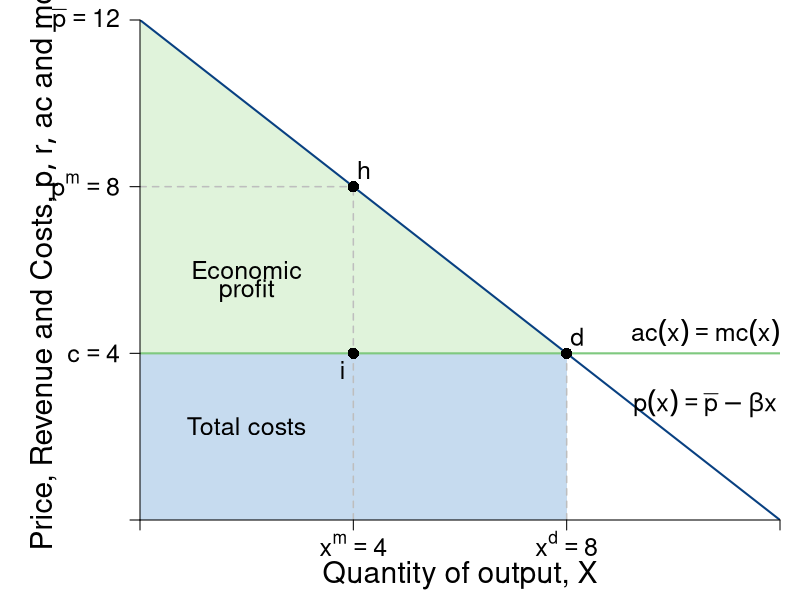

Write the R code that produced this figure.
#Graph Designer: Simon Halliday
#Authors: Bowles, Foley and Halliday
#Title: Coordination, Conflict and Competition: A Text in Microeconomics

require(shape)
pdf(file = "competitionmarkets/monopolist_discriminating.pdf", width = 9, height = 7)

#Set parameters for graphics
pointsize <- 1.8
axislabelsize <- 1.8
labelsize <- 1.5
namesize <- 1.8
annotatesize <- 1.5
graphlinewidth <- 2
segmentlinewidth <- 1.5

COL <- c("#7fc97f", "#beaed4", "#fdc086", "#ffff99", "#386cb0", "#f0027f", "#bf5b17", "#666666")
COLA <- c("#e0f3db", "#99d8c9","#66c2a4","#41ae76", "#238b45", "#005824")
COLB <- c("#c6dbef", "#4eb3d3", "#2b8cbe", "#0868ac","#084081")

#Edited the margins to cater for the larger LHS labels
par(mar =  c(4, 7, 1, 1))

AvgRevenue <- function(x, rmax = 12, xmax = 12){
  rmax - (rmax/xmax)*x
}

MRevenue <- function(x, rmax = 12, xmax = 12){
  rmax - 2*(rmax/xmax)*x
}

AvgCost <- function(x, c0 = 2, c1 = 4){
  c0/x + c1
}

xlims <- c(0, 12)
ylims <- c(0, 12)

npts <- 501 
x <- seq(xlims[1], xlims[2], length.out = npts)
y <- seq(ylims[1], ylims[2], length.out = npts) 
a <- c(13, 16.75, 19.25)

plot(0, 0, xlim = xlims, ylim = ylims, type = "n",
     xlab = expression(paste("")),
     ylab = expression(paste("")), 
     xaxt = "n", 
     yaxt = "n", 
     cex.lab = axislabelsize, 
     bty = "n",
     xaxs="i", 
     yaxs="i")

# ticksy <- seq(from = ylims[1], to = ylims[2], by = 1)
# ylabels <- seq(from = ylims[1], to = ylims[2], by = 1)
# ticksx <- seq(from = xlims[1], to = xlims[2], by = 1)
# xlabels <- seq(from = xlims[1], to = xlims[2], by = 1)
ticksy <- c(0, 4, AvgRevenue(x = 4), ylims[2])
ylabels <- c(NA, expression(paste(c == 4)), expression(paste(p^{m} == 8)), expression(paste(bar(p) == 12)))
ticksx <- c(0, 4, 8, xlims[2])
xlabels <- c(NA, expression(paste(x^{m} == 4)), expression(paste(x^{d} == 8)), NA)

npts <- 500 
xx1 <- seq(xlims[1], xlims[2], length.out = npts)
xx3 <- seq(2, 6, length.out = npts)

#Draw the polygon for profit
xpoly1 <- c(0, 8, 0, 0)
ypoly1 <- c(4, 4, 12, 4)
polygon(x = xpoly1, y = ypoly1, col=COLA[1], density=NULL, border = NA)

#Draw the polygon for costs
xpoly2 <- c(0, 8, 8, 0, 0)
ypoly2 <- c(0, 0, 4, 4, 0)
polygon(x = xpoly2, y = ypoly2, col=COLB[1], density=NULL, border = NA)

#lines(xx1, bcA(xx1, w = 10, p = 1.5), col = COLB[3], lwd = graphlinewidth)
lines(xx1, AvgRevenue(xx1, rmax = 12, xmax = 12), col = COLB[5], lwd = graphlinewidth)
#lines(xx1, MRevenue(xx1, rmax = 12, xmax = 12), col = COLB[4], lwd = graphlinewidth)
#lines(xx1, AvgCost(xx1, c0 = 2, c1 = 4), col = COLA[5], lwd = graphlinewidth)

#Label the axes
mtext(expression(paste("Quantity of output, ", X)), side=1, line = 2.7, cex = axislabelsize)
text(-1.8, 0.5*ylims[2], expression(paste("Price, Revenue and Costs, ", list(p, r, ac), " and ", mc)), xpd = TRUE, cex = axislabelsize, srt = 90) 

#Label curves
text(10.6, 4.5, expression(paste(ac(x) == mc(x))), cex = labelsize)
text(10.6, 2.8, expression(paste(p(x) == bar(p) - beta*x)), cex = labelsize)

#Labels cost and profit areas
text(2, 0.5*AvgCost(x = 4), expression("Total costs"), cex = labelsize)
text(2, 6, expression("Economic"), cex = labelsize)
text(2, 5.5, expression("profit"), cex = labelsize)

#Draw segments for total costs
segments(0, AvgRevenue(x = 4), 4, AvgRevenue(x = 4), lty = 2, col = "gray" , lwd = segmentlinewidth)
segments(4, 0, 4, AvgRevenue(x = 4), lty = 2, col = "gray" , lwd = segmentlinewidth)
segments(0, 4, xlims[2], 4, lty = 1, col = COL[1] , lwd = graphlinewidth)
segments(8, 0, 8, 4, lty = 2, col = "gray" , lwd = segmentlinewidth)

#Label Points for comparison
points(4, MRevenue(x = 4), pch = 16, col = "black", cex = 1.5)
text(3.8, MRevenue(x = 4) - 0.4, expression(i), cex = labelsize)

points(8, AvgRevenue(x = 8), pch = 16, col = "black", cex = 1.5)
text(8.2, AvgRevenue(x = 8) + 0.4, expression(d), cex = labelsize)

points(4, AvgRevenue(x = 4), pch = 16, col = "black", cex = 1.5)
text(4.2, AvgRevenue(x = 4) + 0.4, expression(h), cex = labelsize)

#Arrow to mr = mc
#text(7.5, 9.5, expression(paste("Profit Maximum at")), cex = labelsize)
#text(7.5, 9, expression(paste(mr == mc)), cex = labelsize)
#Arrows(6.1, 9.2, 4.2, 4.3, col = "black", lty = 1, lwd = 2, arr.type = "triangle", arr.lwd = 0.5)

axis(1, at = ticksx, pos = 0, labels = xlabels, cex.axis = labelsize)
axis(2, at = ticksy, pos = 0, labels = ylabels, las = 1, cex.axis = labelsize)


dev.off()
